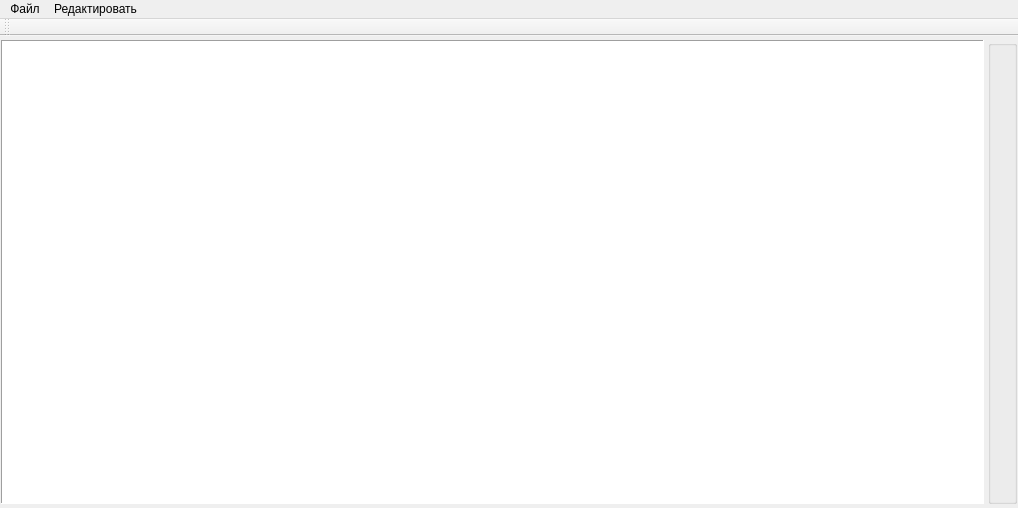
<?xml version="1.0" encoding="UTF-8"?>
<ui version="4.0">
 <class>MainWindow</class>
 <widget class="QMainWindow" name="MainWindow">
  <property name="geometry">
   <rect>
    <x>0</x>
    <y>0</y>
    <width>1018</width>
    <height>508</height>
   </rect>
  </property>
  <property name="minimumSize">
   <size>
    <width>500</width>
    <height>300</height>
   </size>
  </property>
  <property name="windowTitle">
   <string>Текстовый редактор</string>
  </property>
  <widget class="QWidget" name="centralWidget">
   <layout class="QHBoxLayout" name="horizontalLayout">
    <property name="spacing">
     <number>4</number>
    </property>
    <property name="leftMargin">
     <number>1</number>
    </property>
    <property name="topMargin">
     <number>4</number>
    </property>
    <property name="rightMargin">
     <number>1</number>
    </property>
    <property name="bottomMargin">
     <number>4</number>
    </property>
    <item>
     <widget class="QPlainTextEdit" name="TextEdit">
      <property name="frameShape">
       <enum>QFrame::Panel</enum>
      </property>
      <property name="frameShadow">
       <enum>QFrame::Sunken</enum>
      </property>
     </widget>
    </item>
    <item>
     <widget class="QGroupBox" name="groupBox">
      <property name="title">
       <string/>
      </property>
      <layout class="QHBoxLayout" name="horizontalLayout_2"/>
     </widget>
    </item>
   </layout>
  </widget>
  <widget class="QMenuBar" name="menuBar">
   <property name="geometry">
    <rect>
     <x>0</x>
     <y>0</y>
     <width>1018</width>
     <height>21</height>
    </rect>
   </property>
   <widget class="QMenu" name="menu">
    <property name="title">
     <string>Файл</string>
    </property>
    <addaction name="Create"/>
    <addaction name="Open"/>
    <addaction name="separator"/>
    <addaction name="Save"/>
    <addaction name="To_keep_with_changes"/>
   </widget>
   <widget class="QMenu" name="menu_2">
    <property name="title">
     <string>Редактировать</string>
    </property>
    <addaction name="Font"/>
    <addaction name="Text"/>
    <addaction name="Background"/>
   </widget>
   <addaction name="menu"/>
   <addaction name="menu_2"/>
  </widget>
  <widget class="QToolBar" name="mainToolBar">
   <attribute name="toolBarArea">
    <enum>TopToolBarArea</enum>
   </attribute>
   <attribute name="toolBarBreak">
    <bool>false</bool>
   </attribute>
  </widget>
  <action name="Open">
   <property name="icon">
    <iconset>
     <normaloff>../../Desktop/иконки/1_files/edit-file.png</normaloff>../../Desktop/иконки/1_files/edit-file.png</iconset>
   </property>
   <property name="text">
    <string>Открыть</string>
   </property>
   <property name="shortcut">
    <string>Ctrl+S</string>
   </property>
  </action>
  <action name="Save">
   <property name="icon">
    <iconset>
     <normaloff>../../Desktop/иконки/2_files/save-as.png</normaloff>../../Desktop/иконки/2_files/save-as.png</iconset>
   </property>
   <property name="text">
    <string>Сохранить</string>
   </property>
   <property name="shortcut">
    <string>Ctrl+D</string>
   </property>
  </action>
  <action name="Create">
   <property name="icon">
    <iconset>
     <normaloff>../../Desktop/иконки/2_files/add-file.png</normaloff>../../Desktop/иконки/2_files/add-file.png</iconset>
   </property>
   <property name="text">
    <string>Создать</string>
   </property>
   <property name="shortcut">
    <string>Ctrl+G</string>
   </property>
  </action>
  <action name="Font">
   <property name="icon">
    <iconset>
     <normaloff>../../Desktop/иконки/Шрифт — иконки для iOS_files/lowercase.png</normaloff>../../Desktop/иконки/Шрифт — иконки для iOS_files/lowercase.png</iconset>
   </property>
   <property name="text">
    <string>Шрифт</string>
   </property>
  </action>
  <action name="Background">
   <property name="icon">
    <iconset>
     <normaloff>../../Desktop/иконки/Фон — иконки для iOS_files/snap-background-to-white.png</normaloff>../../Desktop/иконки/Фон — иконки для iOS_files/snap-background-to-white.png</iconset>
   </property>
   <property name="text">
    <string>Фон</string>
   </property>
  </action>
  <action name="Text">
   <property name="icon">
    <iconset>
     <normaloff>../../Desktop/иконки/Шрифт — иконки для iOS_files/a(4).png</normaloff>../../Desktop/иконки/Шрифт — иконки для iOS_files/a(4).png</iconset>
   </property>
   <property name="text">
    <string>Текст</string>
   </property>
  </action>
  <action name="To_keep_with_changes">
   <property name="icon">
    <iconset>
     <normaloff>../../Desktop/иконки/2_files/save-as-filled.png</normaloff>../../Desktop/иконки/2_files/save-as-filled.png</iconset>
   </property>
   <property name="text">
    <string>Cохранить с изменениями </string>
   </property>
   <property name="shortcut">
    <string>Ctrl+F</string>
   </property>
  </action>
 </widget>
 <layoutdefault spacing="6" margin="11"/>
 <resources/>
 <connections/>
</ui>
